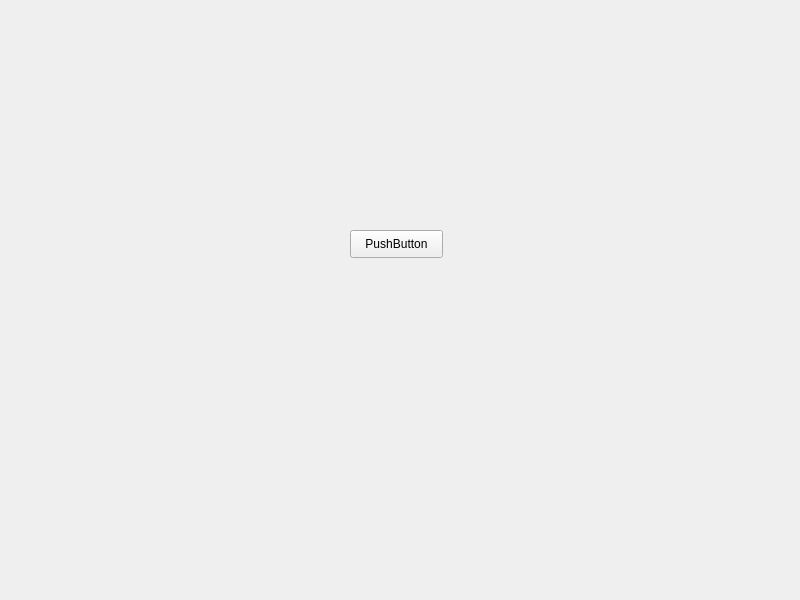
<?xml version="1.0" encoding="UTF-8"?>
<ui version="4.0">
 <class>Widget</class>
 <widget class="QWidget" name="Widget">
  <property name="geometry">
   <rect>
    <x>0</x>
    <y>0</y>
    <width>800</width>
    <height>600</height>
   </rect>
  </property>
  <property name="windowTitle">
   <string>Widget</string>
  </property>
  <widget class="QPushButton" name="pushButton">
   <property name="geometry">
    <rect>
     <x>350</x>
     <y>230</y>
     <width>93</width>
     <height>28</height>
    </rect>
   </property>
   <property name="text">
    <string>PushButton</string>
   </property>
  </widget>
 </widget>
 <resources/>
 <connections/>
</ui>
